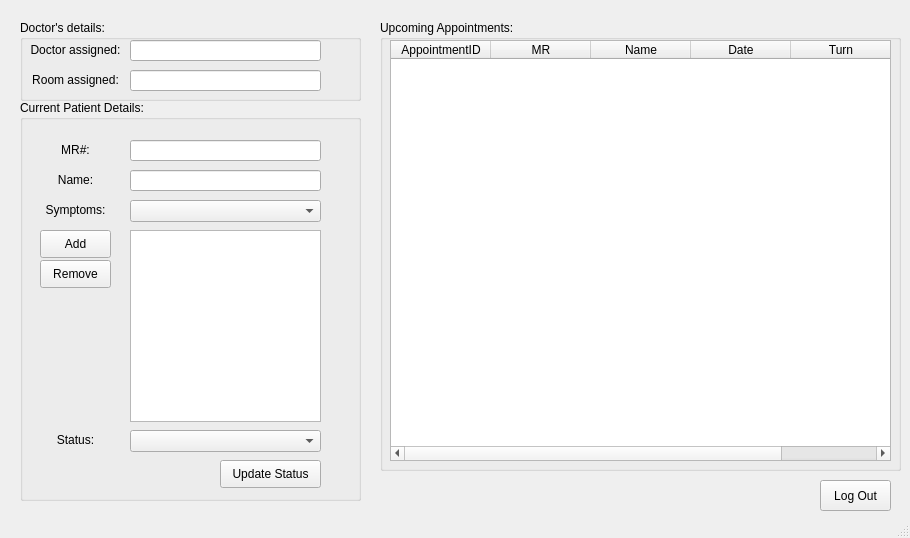
<?xml version="1.0" encoding="UTF-8"?>
<ui version="4.0">
 <class>MainWindow</class>
 <widget class="QMainWindow" name="MainWindow">
  <property name="windowModality">
   <enum>Qt::ApplicationModal</enum>
  </property>
  <property name="geometry">
   <rect>
    <x>0</x>
    <y>0</y>
    <width>910</width>
    <height>538</height>
   </rect>
  </property>
  <property name="windowTitle">
   <string>MainWindow</string>
  </property>
  <widget class="QWidget" name="centralwidget">
   <widget class="QGroupBox" name="groupBox">
    <property name="geometry">
     <rect>
      <x>380</x>
      <y>20</y>
      <width>521</width>
      <height>451</height>
     </rect>
    </property>
    <property name="title">
     <string>Upcoming Appointments:</string>
    </property>
    <widget class="QTableWidget" name="tablewidgetUpcoming">
     <property name="geometry">
      <rect>
       <x>10</x>
       <y>20</y>
       <width>501</width>
       <height>421</height>
      </rect>
     </property>
     <property name="selectionBehavior">
      <enum>QAbstractItemView::SelectRows</enum>
     </property>
     <column>
      <property name="text">
       <string>AppointmentID</string>
      </property>
     </column>
     <column>
      <property name="text">
       <string>MR</string>
      </property>
     </column>
     <column>
      <property name="text">
       <string>Name</string>
      </property>
     </column>
     <column>
      <property name="text">
       <string>Date</string>
      </property>
     </column>
     <column>
      <property name="text">
       <string>Turn</string>
      </property>
     </column>
    </widget>
   </widget>
   <widget class="QGroupBox" name="groupBox_2">
    <property name="geometry">
     <rect>
      <x>20</x>
      <y>100</y>
      <width>341</width>
      <height>401</height>
     </rect>
    </property>
    <property name="title">
     <string>Current Patient Details:</string>
    </property>
    <widget class="QLabel" name="employeeNameLabel_4">
     <property name="geometry">
      <rect>
       <x>0</x>
       <y>40</y>
       <width>111</width>
       <height>21</height>
      </rect>
     </property>
     <property name="text">
      <string>&lt;html&gt;&lt;head/&gt;&lt;body&gt;&lt;p align=&quot;center&quot;&gt;MR#:&lt;/p&gt;&lt;/body&gt;&lt;/html&gt;</string>
     </property>
    </widget>
    <widget class="QLineEdit" name="lineMR">
     <property name="geometry">
      <rect>
       <x>110</x>
       <y>40</y>
       <width>191</width>
       <height>21</height>
      </rect>
     </property>
    </widget>
    <widget class="QLabel" name="employeeNameLabel_6">
     <property name="geometry">
      <rect>
       <x>0</x>
       <y>70</y>
       <width>111</width>
       <height>21</height>
      </rect>
     </property>
     <property name="text">
      <string>&lt;html&gt;&lt;head/&gt;&lt;body&gt;&lt;p align=&quot;center&quot;&gt;Name:&lt;/p&gt;&lt;/body&gt;&lt;/html&gt;</string>
     </property>
    </widget>
    <widget class="QLineEdit" name="lineName">
     <property name="geometry">
      <rect>
       <x>110</x>
       <y>70</y>
       <width>191</width>
       <height>21</height>
      </rect>
     </property>
    </widget>
    <widget class="QLabel" name="employeeNameLabel_8">
     <property name="geometry">
      <rect>
       <x>0</x>
       <y>330</y>
       <width>111</width>
       <height>21</height>
      </rect>
     </property>
     <property name="text">
      <string>&lt;html&gt;&lt;head/&gt;&lt;body&gt;&lt;p align=&quot;center&quot;&gt;Status:&lt;/p&gt;&lt;/body&gt;&lt;/html&gt;</string>
     </property>
    </widget>
    <widget class="QComboBox" name="comboStatus">
     <property name="geometry">
      <rect>
       <x>110</x>
       <y>330</y>
       <width>191</width>
       <height>22</height>
      </rect>
     </property>
    </widget>
    <widget class="QPushButton" name="pushUpdateStatus">
     <property name="geometry">
      <rect>
       <x>200</x>
       <y>360</y>
       <width>101</width>
       <height>28</height>
      </rect>
     </property>
     <property name="text">
      <string>Update Status</string>
     </property>
    </widget>
    <widget class="QLabel" name="employeeNameLabel_7">
     <property name="geometry">
      <rect>
       <x>0</x>
       <y>100</y>
       <width>111</width>
       <height>21</height>
      </rect>
     </property>
     <property name="text">
      <string>&lt;html&gt;&lt;head/&gt;&lt;body&gt;&lt;p align=&quot;center&quot;&gt;Symptoms:&lt;/p&gt;&lt;/body&gt;&lt;/html&gt;</string>
     </property>
    </widget>
    <widget class="QComboBox" name="comboSymptoms">
     <property name="geometry">
      <rect>
       <x>110</x>
       <y>100</y>
       <width>191</width>
       <height>22</height>
      </rect>
     </property>
    </widget>
    <widget class="QPushButton" name="pushAddSymptom">
     <property name="geometry">
      <rect>
       <x>20</x>
       <y>130</y>
       <width>71</width>
       <height>28</height>
      </rect>
     </property>
     <property name="text">
      <string>Add</string>
     </property>
    </widget>
    <widget class="QPushButton" name="pushRemoveSymptom">
     <property name="geometry">
      <rect>
       <x>20</x>
       <y>160</y>
       <width>71</width>
       <height>28</height>
      </rect>
     </property>
     <property name="text">
      <string>Remove</string>
     </property>
    </widget>
    <widget class="QListWidget" name="listwidgetSymptoms">
     <property name="geometry">
      <rect>
       <x>110</x>
       <y>130</y>
       <width>191</width>
       <height>192</height>
      </rect>
     </property>
    </widget>
   </widget>
   <widget class="QGroupBox" name="groupBox_3">
    <property name="geometry">
     <rect>
      <x>20</x>
      <y>20</y>
      <width>341</width>
      <height>81</height>
     </rect>
    </property>
    <property name="title">
     <string>Doctor's details:</string>
    </property>
    <widget class="QLabel" name="employeeNameLabel_3">
     <property name="geometry">
      <rect>
       <x>0</x>
       <y>50</y>
       <width>111</width>
       <height>21</height>
      </rect>
     </property>
     <property name="text">
      <string>&lt;html&gt;&lt;head/&gt;&lt;body&gt;&lt;p align=&quot;center&quot;&gt;Room assigned:&lt;/p&gt;&lt;/body&gt;&lt;/html&gt;</string>
     </property>
    </widget>
    <widget class="QLabel" name="employeeNameLabel_2">
     <property name="geometry">
      <rect>
       <x>0</x>
       <y>20</y>
       <width>111</width>
       <height>21</height>
      </rect>
     </property>
     <property name="text">
      <string>&lt;html&gt;&lt;head/&gt;&lt;body&gt;&lt;p align=&quot;center&quot;&gt;Doctor assigned:&lt;/p&gt;&lt;/body&gt;&lt;/html&gt;</string>
     </property>
    </widget>
    <widget class="QLineEdit" name="lineDoctorAssigned">
     <property name="geometry">
      <rect>
       <x>110</x>
       <y>20</y>
       <width>191</width>
       <height>21</height>
      </rect>
     </property>
     <property name="readOnly">
      <bool>true</bool>
     </property>
    </widget>
    <widget class="QLineEdit" name="lineRoomAssigned">
     <property name="geometry">
      <rect>
       <x>110</x>
       <y>50</y>
       <width>191</width>
       <height>21</height>
      </rect>
     </property>
     <property name="readOnly">
      <bool>true</bool>
     </property>
    </widget>
   </widget>
   <widget class="QPushButton" name="pushLogOut">
    <property name="geometry">
     <rect>
      <x>820</x>
      <y>480</y>
      <width>71</width>
      <height>31</height>
     </rect>
    </property>
    <property name="text">
     <string>Log Out</string>
    </property>
   </widget>
  </widget>
  <widget class="QStatusBar" name="statusbar"/>
 </widget>
 <resources/>
 <connections/>
</ui>
